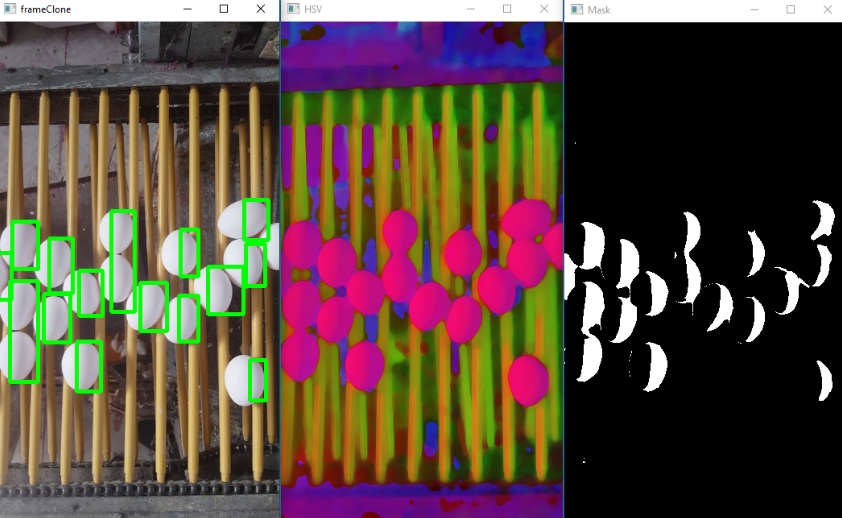
#> input picture fig/exemplo.PNG, 842 x 518 px, given in place of 20180910_144521.mp4, which was not available
$ python opencv_hsv.py
#> lines starting #> are read from the running program, lines starting #| are printed output that depends on the picture; after the words box and inside, x2 and y2 are one past the last pixel; in counts of white or black regions, pixels touching at a corner belong together; pictures that were not available may be replaced by others from this repository, and a replacement may not be noted
import cv2
import imutils
import numpy as np

cap = cv2.VideoCapture("20180910_144521.mp4")

# [8 lines of commented-out code are left out]

lower = np.array([100,5,150])
upper = np.array([200,200,200])

while True:

    ok, frame = cap.read()
#> frame is the input picture: shape (518, 842, 3); mean B, G, R 62.6, 73.5, 90
    frame = imutils.resize(frame, width=350)  # resize do tamanho do video original
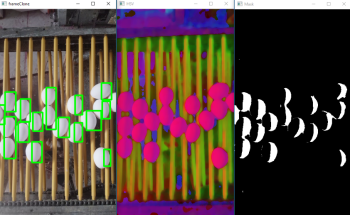
#> frame: shape (215, 350, 3); mean B, G, R 62.6, 73.5, 90
    frameClone = frame.copy()

    #roi = frame[80: 550 , 200: 300]

    frame_hsv = cv2.cvtColor(frame, cv2.COLOR_BGR2HSV)#HSV onverter da escala RGB (ou BGR) para HSV
#> frame_hsv: shape (215, 350, 3); mean H, S, V 45.3, 98, 102


    blur = cv2.medianBlur(frame_hsv ,7) #  filtro de mediana para remoção de alguns ruídos.
#> blur: shape (215, 350, 3); mean H, S, V 43.9, 96.3, 100
    mask = cv2.inRange(blur, lower, upper)
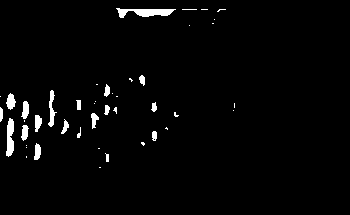
#> mask: shape (215, 350); 2.4% white; 44 white regions (25 under 20 px)

    _,mask = cv2.threshold(mask, 254, 255, cv2.THRESH_BINARY)
    contours, hierarchy = cv2.findContours(mask, cv2.RETR_TREE, cv2.CHAIN_APPROX_SIMPLE)
#> contours = 45 contours, 28 with area under 20; largest, box (x1, y1, x2, y2) and area: (116, 8, 176, 18) 276, (6, 118, 14, 157) 188, (48, 90, 57, 127) 108, (6, 93, 16, 110) 90, (21, 101, 29, 119) 80

    for cnt in contours:

        area = cv2.contourArea(cnt)
        if(area > 100):
           x,y,w,h = cv2.boundingRect(cnt)
           roi = frameClone[y:y+h, x:x+w]
           cv2.rectangle(frameClone,(x,y),(x+w,y+h), (0,255,0),3)
#> this loop made 45 passes
#> (area, x, y, w, h) on passes 16, 34, 45: (188.5, 6, 118, 8, 39), (107.5, 48, 90, 9, 37), (276.5, 116, 8, 60, 10)
#> area on passes 7, 9, 13, 15, 17, 18: 69, 32, 68, 41.5, 70, 55
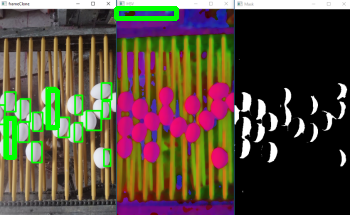
#> frameClone: shape (215, 350, 3); 2.08% of pixels changed, all inside (x1, y1, x2, y2) = (4, 6, 179, 160)


    #res = cv2.bitwise_and(frame,frame,mask=mask)

    cv2.imshow("HSV", blur)
    cv2.imshow("roi", roi)
    cv2.imshow("frameClone", frameClone)
    cv2.imshow("Mask", mask)

    key = cv2.waitKey(1)
#> (key Esc is pressed here)
    if key == 113:
        break


cap.release()
cv2.destroyAllWindows()
